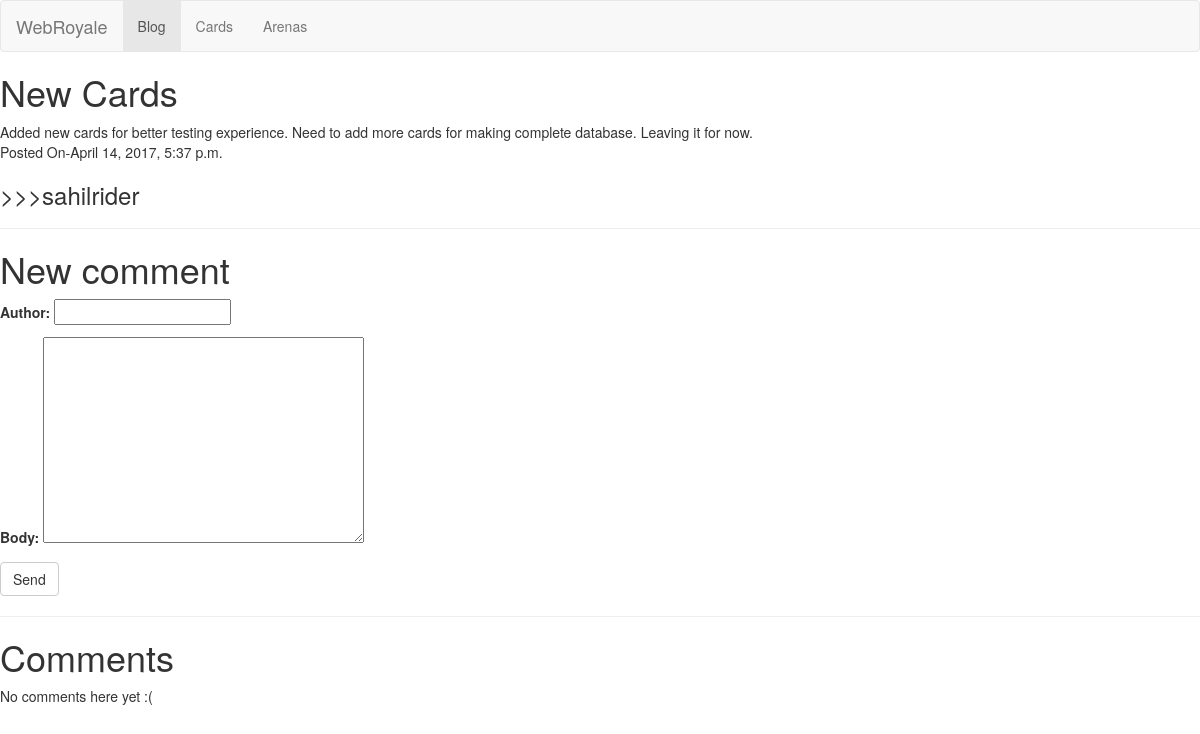
Screenshot of /blog/post/4/ with the database file from the repository.
### blog/models.py (models this page shows, shortened)
class Post(models.Model):
	title=models.CharField(max_length=50)
	body = models.TextField()
	posted=models.DateTimeField('date published')
	author=models.CharField(max_length=30)

### blog/views.py (the view)
# urls.py: url(r'^post/(?P<post_id>[0-9]+)/$', views.view_post, name='view_post'),
def view_post(request, post_id):
	post=get_object_or_404(Post, pk=post_id)
	if request.method=='POST':
		form=CommentForm(request.POST)
		if form.is_valid():
			comment=form.save(commit=False)
			comment.post=post
			comment.save()
	else:
		form=CommentForm()
	return render(request,'blog/view_post.html',{'post':post,'form':form})

### blog/forms.py
class CommentForm(forms.ModelForm):
	class Meta:
		model=Comment
		fields=('author','body',)

### blog/templates/blog/view_post.html
{% extends 'blog/base.html' %}
{% block title %}{{ post.title }}{% endblock %}
{% block content %}
{{ post.body }}
<br>
Posted On-{{post.posted}}
<h3>>>>{{post.author}}</h3>
<hr>
    <h1>New comment</h1>
    <form method="POST" class="post-form">{% csrf_token %}
        {{ form.as_p }}
        <button type="submit" class="save btn btn-default">Send</button>
    </form>
<hr>
<h1>Comments</h1>
{% for comment in post.comments.all %}
    <div class="comment">
        <div class="date">{{ comment.posted_date }}</div>
        <strong>{{ comment.author }}</strong>
        <p>{{ comment.body|linebreaks }}</p>
        <hr>
    </div>
{% empty %}
    <p>No comments here yet :(</p>
{% endfor %}
{% endblock %}

### rows the page displays
Post: title "New Cards", body "Added new cards for better testing experience. Need to add more cards for making complete database. Leaving it for now.", posted "April 14, 2017, 5:37 p.m.", author "sahilrider"
